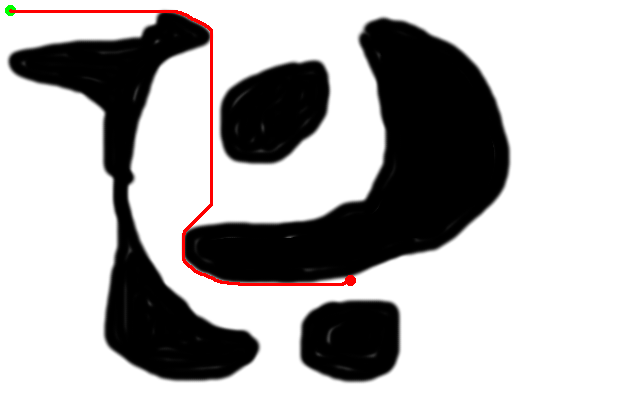
#> input picture planning_questions/astar_result.png, 640 x 400 px
$ python astar_planner.py astar_result.png
#> lines starting #> are read from the running program, lines starting #| are printed output that depends on the picture; after the words box and inside, x2 and y2 are one past the last pixel; in counts of white or black regions, pixels touching at a corner belong together
#!/usr/bin/python

# Alex Li
# 260678992

import sys
import time
import pickle
import numpy as np
from numpy import asarray
from PIL import Image

from itertools import product
from math import cos, sin, pi, sqrt

from plotting_utils import draw_plan
from priority_queue import priority_dict

class State(object):
    """
    2D state.
    """

    def __init__(self, x, y):
        """
        x represents the columns on the image and y represents the rows,
        Both are presumed to be integers
        """
        self.x = x
        self.y = y


    # [5 lines left out: function __eq__, not called in this run]

    def __lt__(self,other):
        return self.x < other.x or (self.x == other.x and self.y < other.y)

    # [6 lines left out: function __hash__, not called in this run]


class AStarPlanner(object):
    """
    Applies the A* shortest path algorithm on a given grid world
    """

    def __init__(self, world):
        # (rows, cols, channels) array with values in {0,..., 255}
        self.world = world

        # (rows, cols) binary array. Cell is 1 iff it is occupied
        self.occ_grid = self.world[:,:,0]
        self.occ_grid = (self.occ_grid == 0).astype('uint8')

    def state_is_free(self, state):
        """
        Does collision detection. Returns true iff the state and its nearby
        surroundings are free.
        """
        return (self.occ_grid[state.y-5:state.y+5, state.x-5:state.x+5] == 0).all()

    # [55 lines left out: functions get_neighboring_states, _follow_parent_pointers, not called in this run]


    #
    # TODO: this method currently has the implementation of Dijkstra's algorithm.
    # Modify it to implement A*. The changes should be minor.
    #
    def plan(self, start_state, dest_state):
        """
        Returns the shortest path as a sequence of states [start_state, ..., dest_state]
        if dest_state is reachable from start_state. Otherwise returns [start_state].
        Assume both source and destination are in free space.
        """
        assert (self.state_is_free(start_state))
        assert (self.state_is_free(dest_state))

        # Q is a mutable priority queue implemented as a dictionary
        Q = priority_dict()
        Q[start_state] = 0.0

        # Array that contains the optimal distance we've found from the starting state so far
        best_dist_found = float("inf") * np.ones((world.shape[1], world.shape[0]))
        best_dist_found[start_state.x, start_state.y] = 0

        # Boolean array that is true iff the distance to come of a state has been
        # finalized
        visited = np.zeros((world.shape[1], world.shape[0]), dtype='uint8')

        # Contains key-value pairs of states where key is the parent of the value
        # in the computation of the shortest path
        parents = {start_state: None}

        while Q:

            # s is also removed from the priority Q with this
            s = Q.pop_smallest()

            # Assert s hasn't been visited before
            assert (visited[s.x, s.y] == 0)

            # Mark it visited because here we will go over every neighbor,
            # so there's no need to come back after this (by greedy property)
            visited[s.x, s.y] = 1

            if s == dest_state:
                return self._follow_parent_pointers(parents, s)

            # for all free neighboring states
            for ns in self.get_neighboring_states(s):
                if visited[ns.x, ns.y] == 1:
                    continue

                """
                transition_distance = sqrt((ns.x - s.x)**2 + (ns.y - s.y)**2)
                alternative_best_dist_ns = best_dist_found[s.x, s.y] + transition_distance
                """

                transition_distance = sqrt((ns.x - s.x)**2 + (ns.y - s.y)**2)
                target_diatance = sqrt((dest_state.x - ns.x)**2 + (dest_state.y - ns.y)**2)

                best_dist_found_ns = best_dist_found[s.x, s.y] + transition_distance
                alternative_best_dist_ns = best_dist_found_ns + target_diatance


                # if the state ns has not been visited before or we just found a shorter path
                # to visit it then update its priority in the queue, and also its
                # distance to come and its parent

                """
                if (ns not in Q) or (alternative_best_dist_ns < best_dist_found[ns.x, ns.y]):
                    Q[ns] = alternative_best_dist_ns
                    best_dist_found[ns.x, ns.y] = alternative_best_dist_ns
                    parents[ns] = s
                """

                if (ns not in Q) or (best_dist_found_ns < best_dist_found[ns.x, ns.y]):
                    Q[ns] = alternative_best_dist_ns
                    best_dist_found[ns.x, ns.y] = best_dist_found_ns
                    parents[ns] = s

        return [start_state]


if __name__ == "__main__":
    if len(sys.argv) < 2:
        print("Usage: astar_planner.py map_image_filename")
        sys.exit(1)

    # load the image
    image = Image.open(sys.argv[1])
#> image is the input picture: PIL image 640x400 RGB; mean R, G, B 179.1, 177.2, 177.1
    # convert image to numpy array
    world = asarray(image)
    astar = AStarPlanner(world)
#> in __init__, `self.occ_grid = (self.occ_grid == 0).astype('uint8')`:
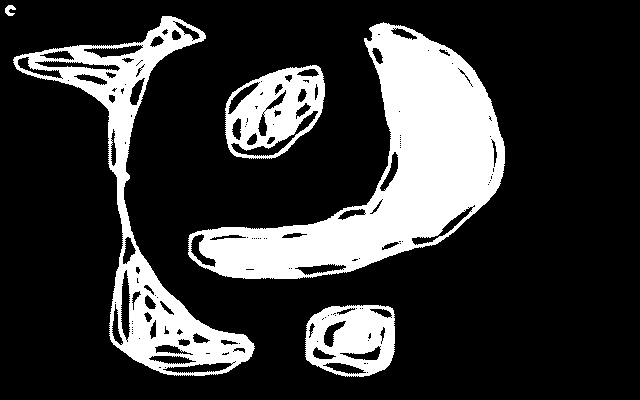
#> self.occ_grid: shape (400, 640); values 0 (black) and 1 (white), 21.4% white; 5 white regions, box (x1, y1, x2, y2) and area: (188, 22, 505, 279) 29986, (13, 16, 255, 376) 14946, (225, 65, 325, 159) 5211, (305, 305, 395, 377) 4523, (5, 5, 16, 16) 75
    start_state = State(10, 10)


    # TODO: Change the goal state to 3 different values, saving and running between each
    # in order to produce your images to submit
    dest_state = State(350,280)

    print("astar_planner.py is attempting to find a path from ("+str(start_state.x)+','+str(start_state.y)+') to ('+str(dest_state.x)+','+str(dest_state.y)+') in the image named ' + sys.argv[1] + '.')
    print('This may take a few moments...')

#> (the run stopped early here; a loop or call above may not have finished)
